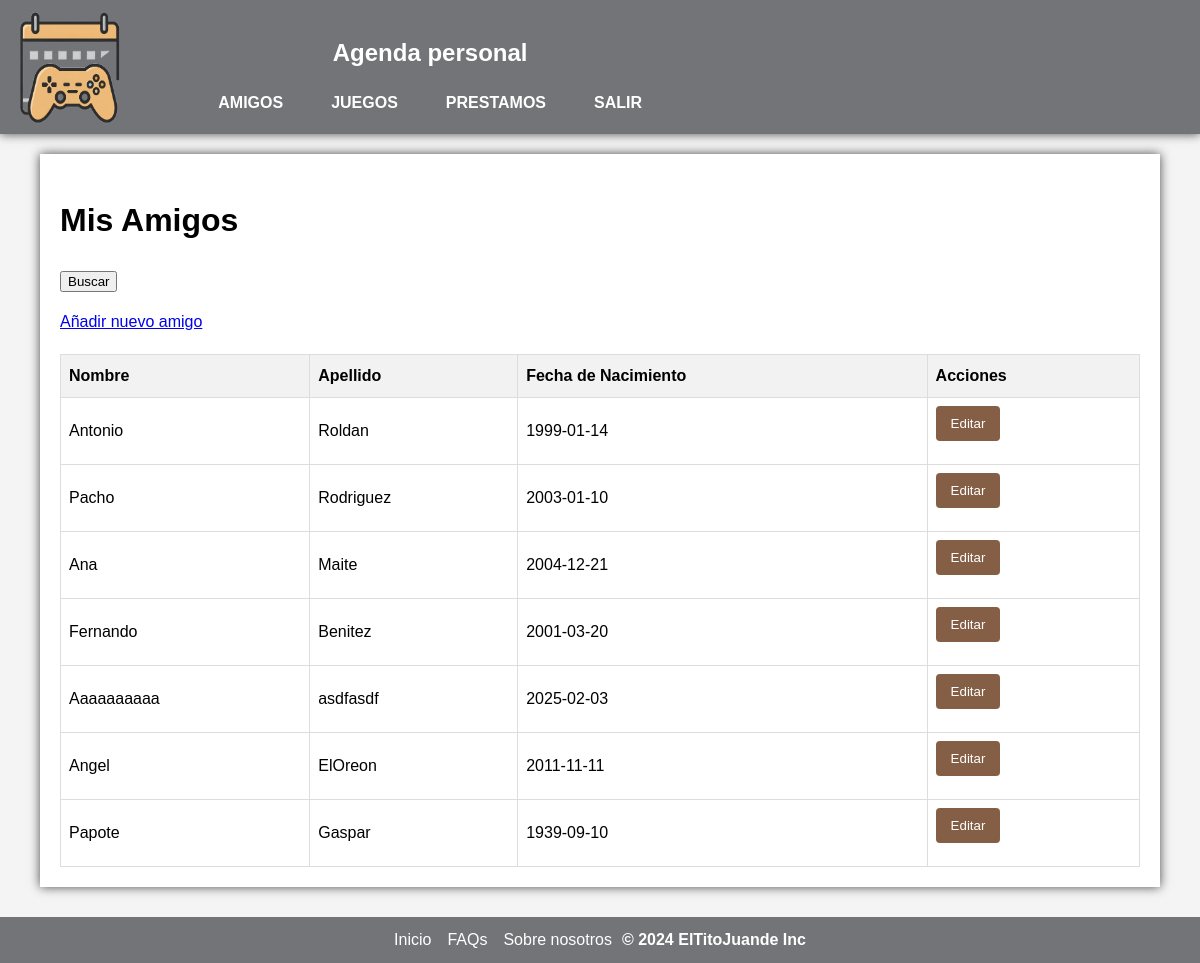
Page /Controlador/index.php?action=dashboard (signed in) on the committed database.
### tables this page shows
CREATE TABLE `amigos` (
  `id` bigint(20) UNSIGNED NOT NULL,
  `nombre` varchar(100) NOT NULL,
  `apellidos` varchar(100) NOT NULL,
  `fecha_nac` date NOT NULL,
  `usuario` bigint(20) UNSIGNED NOT NULL
);

### Modelo/Amigo.php (called while the page is built, shortened)
<?php
require_once('../Modelo/class.db.php');
class Amigo {
    private $conn;
    public function __construct() {
        $this->conn = new db();
    }
    public function listarAmigosPorUsuario($usuarioId) {
        $sentencia = "SELECT id, nombre, apellidos, fecha_nac FROM amigos WHERE usuario = ?";
        $stmt = $this->conn->getConn()->prepare($sentencia);
        $stmt->bind_param("i", $usuarioId);
        $stmt->bind_result($id, $nombre, $apellidos, $fecha_nac);
        $amigos=array();
        $stmt->execute();
        while ($stmt->fetch()) {
            $amigos[] = array("id" => $id,"nombre" => $nombre, "apellidos" => $apellidos, "fecha_nac" => $fecha_nac);
        }
        return $amigos;
    }
}
?>

### Modelo/class.db.php (called while the page is built, shortened)
<?php
    class db{
        private $conn;
        public function __construct(){
            $this->conn = new mysqli("Localhost", USU_CONN, PSW_CONN, "agenda_final");
        }
        public function getConn() {
            return $this->conn;
        }
    }
?>

### Vista/listaAmigos.php (the view, shortened to what this page needs)
<main>
<?php
if (isset($_SESSION['usuario_id'])) {
    if (strcmp($_SESSION["tipo"], "admin") == 0) {
        ?>
        <!DOCTYPE html>
        <html lang="es">
        <head>
            <meta charset="UTF-8">
            <title>Gestión de Amigos (Administrador)</title>
            <link rel="stylesheet" href="../css/style.css">
        </head>
        <body>
            <div class="container">
                <h1>Mis Amigos - Contactos (Administrador)</h1>
                <div class="botones">
                    <form action="index.php?action=redirigirBuscarAmigoAdmin" method="post">
                         <button type="submit">Buscar</button>
                     </form>
                    <a href="../Controlador/index.php?action=redirigirNuevoAmigo">Añadir nuevo amigo</a>
                </div>
                <table>
                    <thead>
                        <tr>
                            <th>Nombre</th>
                            <th>Apellido</th>
                            <th>Fecha de Nacimiento</th>
                            <th>Propietario</th>
                            <th>Acciones</th>
                        </tr>
                    </thead>
                    <tbody>
                        <?php foreach($amigos as $amigo): ?>
                        <tr>
                            <td><?= $amigo["nombre"] ?></td>
                            <td><?= $amigo["apellidos"] ?></td>
                            <td><?= $amigo["fecha_nac"] ?></td>
                            <td><?= $amigo["usuario"] ?></td>
                            <td>
                            <form action="index.php?action=editarAmigoAdmin" method="post">
                                <input type="hidden" name="id" value="<?= $amigo["id"] ?>">
                                <input type="hidden" name="nombreUsu" value="<?=$amigo["usuario"]?>">
                                <input type="submit" class="btn" value="Editar">
                            </form>
                            </td>
                        </tr>
                        <?php endforeach; ?>
                    </tbody>
                </table>
            </div>
        </body>
        </html>
        <?php
    } else {
        ?>
        <!DOCTYPE html>
        <html lang="es">
        <head>
            <link rel="stylesheet" href="../css/style.css">
        </head>
        <body>
            <div class="container">
                <h1>Mis Amigos</h1>
                <form action="index.php?action=redirigirBuscarAmigo" method="post">
                    <button type="submit">Buscar</button>
                </form>
                    <a href="../Controlador/index.php?action=redirigirNuevoAmigo">Añadir nuevo amigo</a>
                <table>
                    <thead>
                        <tr>
                            <th>Nombre</th>
                            <th>Apellido</th>
                            <th>Fecha de Nacimiento</th>
                            <th>Acciones</th>
                        </tr>
                    </thead>
                    <tbody>
                        <?php foreach($amigos as $amigo): ?>
                        <tr>
                            <td><?= $amigo["nombre"] ?></td>
                            <td><?= $amigo["apellidos"] ?></td>
                            <td><?= $amigo["fecha_nac"] ?></td>
                            <td>
                            <form action="index.php?action=editarAmigo" method="post">
                                <input type="submit" class="btn" value="Editar">
                            </form>
                            </td>
                        </tr>
                        <?php endforeach; ?>
                    </tbody>
                </table>
            </div>
        </body>
        </html>
        <?php
    }
}
?>
</main>

### css/style.css (style rules this page uses)
body { font-family: Arial, sans-serif; line-height: 1.6; margin: 0; padding: 0; background-color: #f4f4f4; height: 100vh; display: grid; grid-template-rows: min-content auto min-content; }
main { padding: 20px 0; height: 100%; overflow-y: auto; }
.container { width: 90%; margin: auto; overflow: hidden; padding: 20px; background-color: white; box-shadow: 0 0 10px rgba(0, 0, 0, 0.7); margin-bottom: 50px; }
table { width: 100%; border-collapse: collapse; margin-top: 20px; }
table th, table td { border: 1px solid #ddd; padding: 8px; text-align: left; }
table th { background-color: #f2f2f2; }
form { margin-bottom: 15px; }
.btn { display: inline-block; background-color: #855f45; color: white; padding: 10px 15px; text-decoration: none; border: none; border-radius: 4px; cursor: pointer; margin-right: 10px; }

### rows in the picture
amigos: nombre "Antonio", apellidos "Roldan", fecha_nac "1999-01-14"
amigos: nombre "Pacho", apellidos "Rodriguez", fecha_nac "2003-01-10"
amigos: nombre "Ana", apellidos "Maite", fecha_nac "2004-12-21"
amigos: nombre "Fernando", apellidos "Benitez", fecha_nac "2001-03-20"
amigos: nombre "Aaaaaaaaaa", apellidos "asdfasdf", fecha_nac "2025-02-03"
amigos: nombre "Angel", apellidos "ElOreon", fecha_nac "2011-11-11"
amigos: nombre "Papote", apellidos "Gaspar", fecha_nac "1939-09-10"
